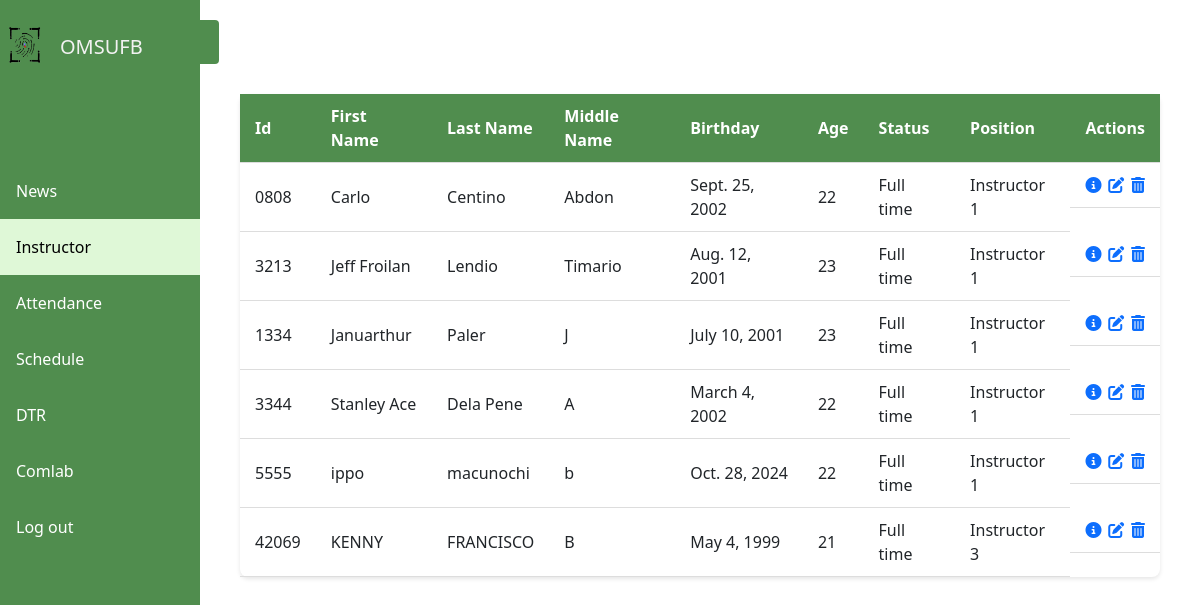
/main/, run on the app's committed database.
### webapp/models.py (models this page shows, shortened)
class Employee(models.Model):
    GENDER_CHOICES = (
        ('Male', 'Male'),
        ('Female', 'Female'),
        ('Other', 'Other'),
    )
    STATUS_CHOICES = (
        ('Full time', 'Full time'),
        ('Part time', 'Part time'),
        ('Permanent', 'Permanent'),
    )
    POSITION_CHOICES = (
        ('Instructor 1', 'Instructor 1'),
        ('Instructor 2', 'Instructor 2'),
        ('Instructor 3', 'Instructor 3'),
    )
    ORGANIZATION_CHOICES = (
        ('Chairperson,DCS', 'Chairperson,DCS'),
        ('Program Chair,CS', 'Program Chair,CS'),
        ('Program Chair, IT', 'Program Chair, IT'),
        ('Instructor', 'Instructor'),
        ('Head, LMS', 'Head, LMS'),
        ('Head, DCS RDE', 'Head, DCS RDE'),
    )
    idNum = models.CharField(max_length=20, unique=True, default='')
    first_name = models.CharField(max_length=100, default='')
    last_name = models.CharField(max_length=100, default='')
    middle_name = models.CharField(max_length=100, blank=True, null=True)
    birthday = models.DateField(default='1999-05-24')  # Set the default birthday to May 24, 1999
    age = models.PositiveIntegerField(default='')  # Set the default age to 25
    status = models.CharField(max_length=20,  default='', choices=STATUS_CHOICES)
    position = models.CharField(max_length=20,default='', choices=POSITION_CHOICES)
    profile = models.ImageField(upload_to='profile_pics', null=True, blank=True)
    gender = models.CharField(max_length=10, choices=GENDER_CHOICES, default='')
    organization = models.CharField(max_length=50,default='', choices= ORGANIZATION_CHOICES)

### webapp/views.py (the view)
# urls.py: path('main/', views.main_page, name='main'),
def main_page(request):
    Ls = Employee.objects.all()
    At = Attendance.objects.all()
    return render(request, 'pages/main.html', {'Ls': Ls,'At': At})

### webapp/templates/pages/main.html (shortened to what this page needs)
{% extends 'pages/index.html' %}
{% load static %}
{% block content %}
{% include 'pages/logout.html' %}
<link rel="stylesheet" href="{% static 'css/global.css' %}">
<link rel="stylesheet" href="{% static 'css/main.css' %}">
<link href="https://cdn.jsdelivr.net/npm/bootstrap@5.3.0-alpha1/dist/css/bootstrap.min.css" rel="stylesheet">
<div class="sidebar">
    <div class="logo">
        <img src="{% static 'image/logoams.png' %}" height="50px" width="50px" alt="CVSU logo">
        <h5>OMSUFB</h5>
    </div>
    <br><br><br><br>
    <a href="{% url 'Apost' %}" {% if request.resolver_match.url_name == 'Apost' %}class="active"{% endif %}>News</a>
    <a href="{% url 'main' %}" {% if request.path == '/main/' %}class="active"{% endif %}>Instructor</a>
    <a href="{% url 'attendance' %}" {% if request.path == '/attendance/' %}class="active"{% endif %}>Attendance</a>
    <a href="{% url 'schedule' %}" {% if request.path == '/schedule/' %}class="active"{% endif %}>Schedule</a>
    <a href="{% url 'dtrm' %}" {% if request.path == '/dtrm/' %}class="active"{% endif %}>DTR</a>
    <a href="{% url 'Acomlab' %}" {% if request.path == '/Acomlab/' %}class="active"{% endif %}>Comlab</a>
    <a href="#" id="logoutButton">Log out</a>
</div>
<div class="content">
    <div class="table-container">
        <div class="button-wrapper">
            <a href="{% url 'addEmp' %}" class="add-button">Add Employee</a>
        </div>
        <table class="employee-table">
            <thead>
                <tr>
                    <th>Id</th>
                    <th>First Name</th>
                    <th>Last Name</th>
                    <th>Middle Name</th>
                    <th>Birthday</th>
                    <th>Age</th>
                    <th>Status</th>
                    <th>Position</th>
                    <th>Actions</th>
                </tr>
            </thead>
            <tbody>
                {% for ls in Ls %}
                <tr>
                    <td>{{ ls.idNum }}</td>
                    <td>{{ ls.first_name }}</td>
                    <td>{{ ls.last_name }}</td>
                    <td>{{ ls.middle_name }}</td>
                    <td>{{ ls.birthday }}</td>
                    <td>{{ ls.age }}</td>
                    <td>{{ ls.status }}</td>
                    <td>{{ ls.position }}</td>
                    <td class="icon">
                        <a href="#" class="action-link" onclick="openInfoModal('{{ ls.idNum }}', '{{ ls.first_name }}', '{{ ls.middle_name }}', '{{ ls.last_name }}', '{{ ls.birthday }}', '{{ ls.age }}', '{{ ls.status }}', '{{ ls.position }}', '{{ ls.profile.url }}')">
                            <i class="fa-sharp fa-solid fa-circle-info"></i>
                        </a>
                        <a href="{% url 'edit_employee' ls.id %}" class="action-link">
                            <i class="fas fa-edit"></i>
                        </a>
                        <a href="#" class="action-link" onclick="confirmDelete('{% url 'delete_employee' ls.id %}')">
                            <i class="fas fa-trash-alt"></i>
                        </a>
                    </td>
                </tr>
                {% empty %}
                <tr>
                    <td colspan="9">No employees found.</td>
                </tr>
                {% endfor %}
            </tbody>
        </table>
    </div>
</div>
{% endblock %}

### webapp/static/css/main.css (style rules this page uses)
* { text-decoration: none; }
body { background-color: #e4f6de; margin: 0; padding: 0; font-family: Arial, sans-serif; }
.sidebar { width: 200px; height: 100vh; position: fixed; background: #508D4E; transition: all 0.3s ease; z-index: 1000; padding-top: 20px; }
.sidebar a { display: block; color: white; padding: 16px; text-decoration: none; }
.sidebar a.active { background-color: #dff8d7; color: #000000; }
.logo h5 { margin-left: 60px; color: #f2f2f2; margin-top: -35px; }
.table-container { display: flex; flex-direction: column; align-items: center; margin-left: 220px; margin-right: 20px; padding: 20px; }
.button-wrapper { margin-bottom: 15px; margin-left: -1110px; }
.employee-table { width: 100%; border-collapse: collapse; background-color: white; border-radius: 8px; box-shadow: 0 2px 4px rgba(0, 0, 0, 0.1); }
.employee-table th, .employee-table td { padding: 10px 15px; text-align: left; border-bottom: 1px solid #ddd; }
.employee-table th { background: #508D4E; color: white; font-weight: bold; }
.icon { display: flex; justify-content: space-between; }
.add-button { background: #508D4E; color: white; padding: 10px 20px; text-align: center; text-decoration: none; border-radius: 4px; margin-bottom: 15px; display: inline-block; transition: background-color 0.3s; }

### data on the page
Employee: idNum "0808", first_name "Carlo", last_name "Centino", middle_name "Abdon", birthday "Sept. 25, 2002", age "22", status "Full time", position "Instructor 1"
Employee: idNum "3213", first_name "Jeff Froilan", last_name "Lendio", middle_name "Timario", birthday "Aug. 12, 2001", age "23", status "Full time", position "Instructor 1"
Employee: idNum "1334", first_name "Januarthur", last_name "Paler", middle_name "J", birthday "July 10, 2001", age "23", status "Full time", position "Instructor 1"
Employee: idNum "3344", first_name "Stanley Ace", last_name "Dela Pene", middle_name "A", birthday "March 4, 2002", age "22", status "Full time", position "Instructor 1"
Employee: idNum "5555", first_name "ippo", last_name "macunochi", middle_name "b", birthday "Oct. 28, 2024", age "22", status "Full time", position "Instructor 1"
Employee: idNum "42069", first_name "KENNY", last_name "FRANCISCO", middle_name "B", birthday "May 4, 1999", age "21", status "Full time", position "Instructor 3"
